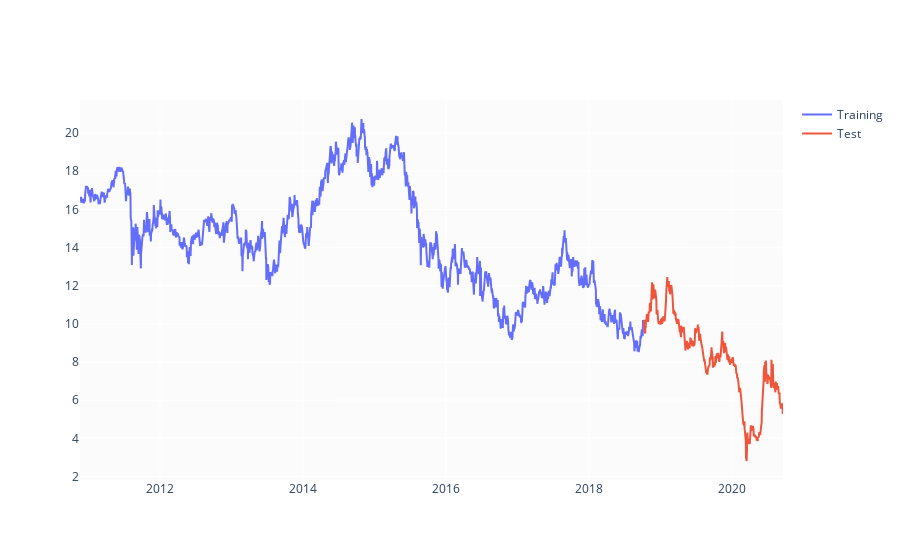

Notebook source saved alongside this figure:
### Markdown cell above
### Split data

### Code cell
test_size = 0.2

test_split_idx = int(df.shape[0] * (1-test_size))

train_df = df.loc[:test_split_idx].copy()
test_df = df.loc[test_split_idx+1:].copy()

fig = go.Figure()
fig.add_trace(go.Scatter(x=train_df.Data, y=train_df.Otwarcie, name='Training'))
fig.add_trace(go.Scatter(x=test_df.Data, y=test_df.Otwarcie, name='Test'))
fig.show()

### Figure 1 — Plotly figure (JSON) as saved in the notebook; plotly's stock layout.template omitted (floating-point values rounded to 4 significant figures; data arrays with more than 128 entries replaced by an {"elided": "..."} marker saying what was removed)
{"data": [{"name": "Training", "type": "scatter", "x": {"elided": "1969 str values"}, "y": {"elided": "1969 float values"}}, {"name": "Test", "type": "scatter", "x": {"elided": "491 str values"}, "y": {"elided": "491 float values"}}], "layout": {}}
